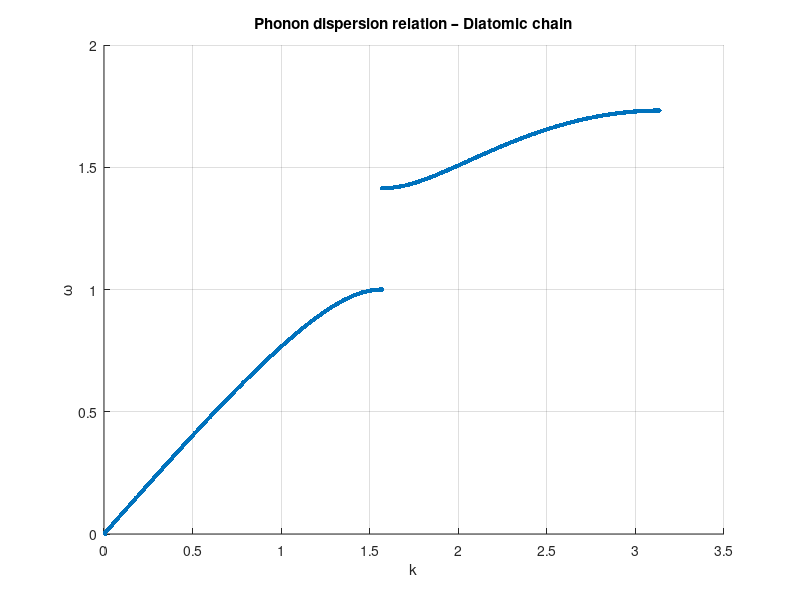

This figure's MATLAB source:

%% -------------------------------
% Physical parameters
% -------------------------------
N = 1000;        % total number of atoms (must be even)
a = 1;           % lattice constant
f = 1;           % spring constant
M = 1;           % mass of atom 1
m = 2;           % mass of atom 2

%% -------------------------------
% Build mass matrix
% -------------------------------
Mass = zeros(N,1);
for i = 1:N
    if mod(i,2) == 1
        Mass(i) = M;
    else
        Mass(i) = m;
    end
end

%% -------------------------------
% Build force-constant matrix K
% -------------------------------
K = zeros(N);

for i = 1:N
    K(i,i) = 2*f;

    if i > 1
        K(i,i-1) = -f;
    end
    if i < N
        K(i,i+1) = -f;
    end
end

% Born–von Karman boundary conditions
K(1,N) = -f;
K(N,1) = -f;

%% -------------------------------
% Build dynamical matrix D = M^{-1} K
% -------------------------------
D = zeros(N);
for i = 1:N
    for j = 1:N
        D(i,j) = K(i,j) / sqrt(Mass(i)*Mass(j));
    end
end

%% -------------------------------
% Solve eigenvalue problem
% -------------------------------
[V, Lambda] = eig(D);

omega2 = diag(Lambda);
omega = sqrt(abs(omega2));   % angular frequencies

%% -------------------------------
% Extract wavevectors using FFT
% -------------------------------
k_vals = zeros(N,1);

for n = 1:N
    u = V(:,n);
    U = fft(u);
    [~, idx] = max(abs(U(2:N/2)));
    k_vals(n) = 2*pi*idx/(N*a);
end

%% -------------------------------
% Sort by k
% -------------------------------
[k_sorted, idx] = sort(k_vals);
omega_sorted = omega(idx);

%% -------------------------------
% Plot dispersion relation
% -------------------------------
figure;
scatter(k_sorted, omega_sorted, 10, 'filled');
xlabel('k');
ylabel('\omega');
title('Phonon dispersion relation – Diatomic chain');
grid on;
